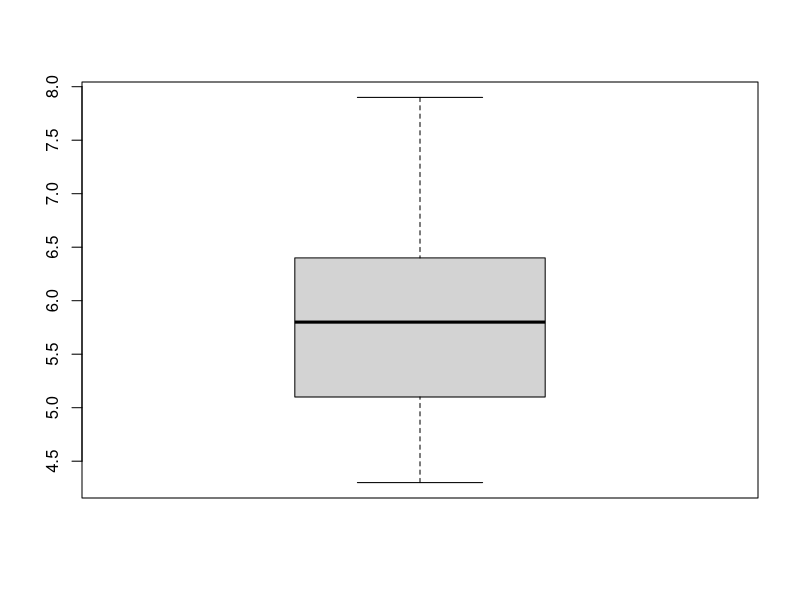
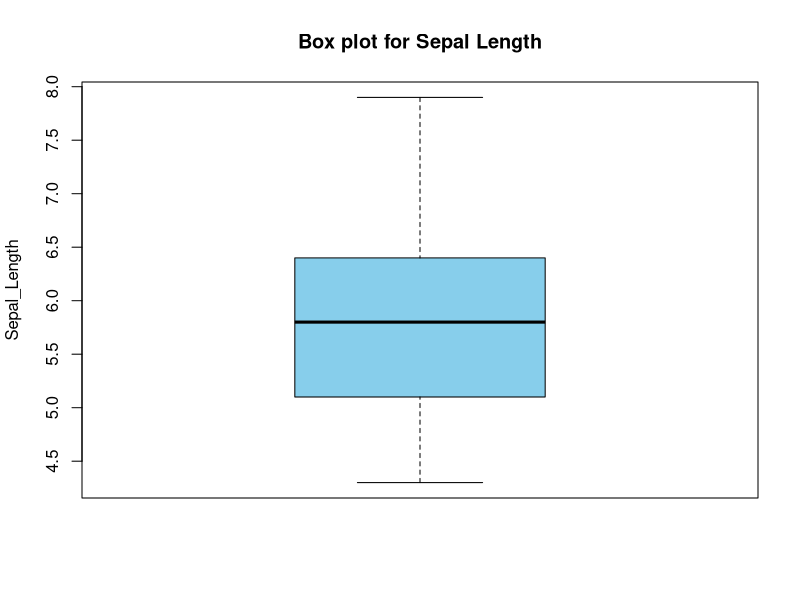
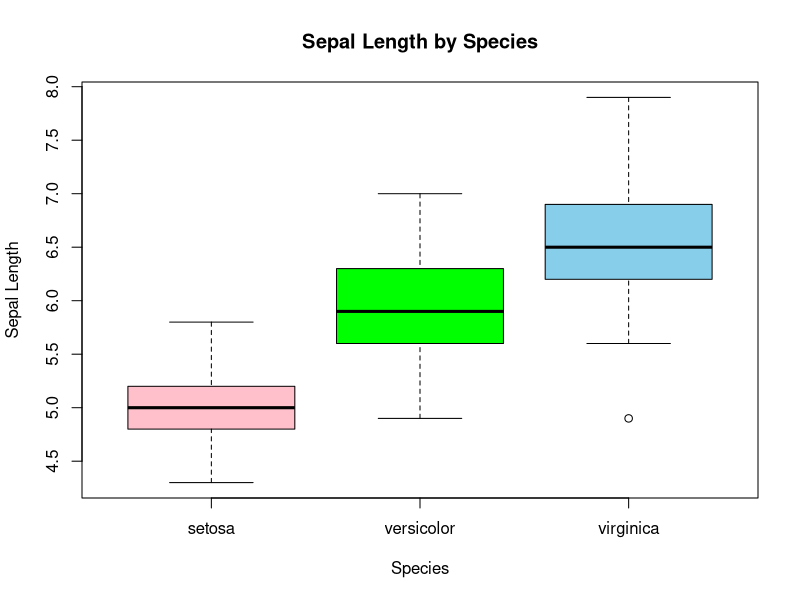
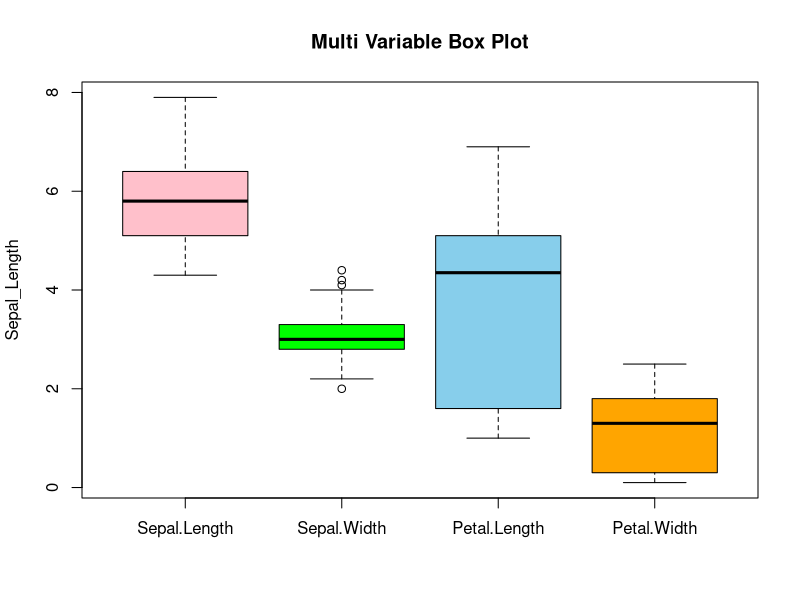

Write the R code that produced these figures, in order. (Note: this script raises an error after producing the figures.)
#load the data
data(iris)

#Understand The Data
str(iris)
View(iris)
class(iris)
?iris

#Basic Box Plot
boxplot(iris$Sepal.Length)

#Add Title & Lables
boxplot(iris$Sepal.Length,
        main = "Box plot for Sepal Length",
        ylab = "Sepal_Length",
        col = "skyblue")

#Grouped by Box plot (by species)
boxplot(Sepal.Length ~ Species,
        data = iris,
        main = "Sepal Length by Species",
        xlab = "Species",
        ylab = "Sepal Length",
        col = c('pink', 'green', 'skyblue'))

#Multi-Variable Box Plot
boxplot(iris[, 1:4],
        main = "Multi Variable Box Plot",
        ylab = "Sepal_Length",
        col = c('pink', 'green', 'skyblue', 'orange'))

#Using Custom color Palette
species_colors <- c("setosa" = "red",
                    "versicolor" = "steelblue",
                    "virginica" = "green")

bloxplot(
  Sepal.Length ~ Species,
  data = iris,
  col = species_colors,
  main = "Sepal Length by Species (Custom Color Palette)"
)



#-----------------------------------------------------------------------------


#GGplot
library(ggplot2)

ggplot(iris,
       aes(x = Species, y = Sepal.Length)) + 
  geom_boxplot()

#Colored box plot by species
ggplot(iris, aes(x = Species, y = Sepal.Length, fill = Species)) + 
  geom_boxplot() +
  theme_minimal()

#Using Manual Color Palettes
ggplot(iris, aes(x = Species, y = Sepal.Length, fill = Species)) + 
  geom_boxplot() +
  scale_fill_manual(
    values = c(
      "setosa" = "red",
      "versicolor" = "steelblue",
      "virginica" = "green"
    )
  ) +
  theme_minimal()
